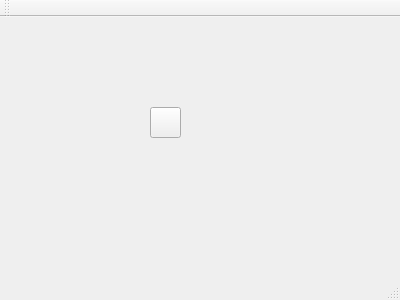
<?xml version="1.0" encoding="UTF-8"?>
<ui version="4.0">
 <class>MainWindow</class>
 <widget class="QMainWindow" name="MainWindow">
  <property name="geometry">
   <rect>
    <x>0</x>
    <y>0</y>
    <width>400</width>
    <height>300</height>
   </rect>
  </property>
  <property name="windowTitle">
   <string>MainWindow</string>
  </property>
  <widget class="QWidget" name="centralWidget">
   <widget class="QPushButton" name="pushButton">
    <property name="geometry">
     <rect>
      <x>150</x>
      <y>90</y>
      <width>31</width>
      <height>31</height>
     </rect>
    </property>
    <property name="styleSheet">
     <string notr="true">border-image: url(:/new/prefix1/打开文件.png);</string>
    </property>
    <property name="text">
     <string/>
    </property>
   </widget>
  </widget>
  <widget class="QMenuBar" name="menuBar">
   <property name="geometry">
    <rect>
     <x>0</x>
     <y>0</y>
     <width>400</width>
     <height>25</height>
    </rect>
   </property>
  </widget>
  <widget class="QToolBar" name="mainToolBar">
   <attribute name="toolBarArea">
    <enum>TopToolBarArea</enum>
   </attribute>
   <attribute name="toolBarBreak">
    <bool>false</bool>
   </attribute>
  </widget>
  <widget class="QStatusBar" name="statusBar"/>
 </widget>
 <layoutdefault spacing="6" margin="11"/>
 <resources/>
 <connections/>
</ui>
